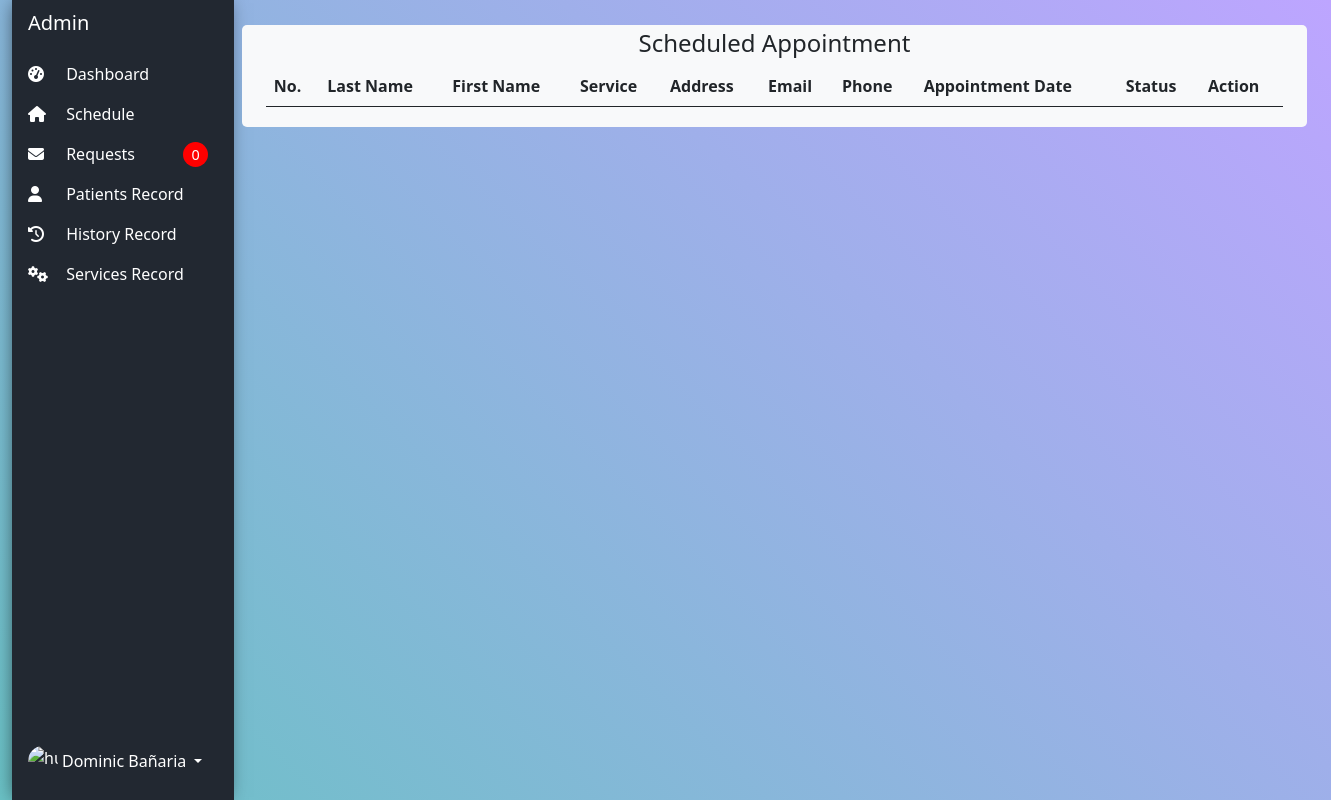
Before: /admin/index.php (signed in) with the older database file.
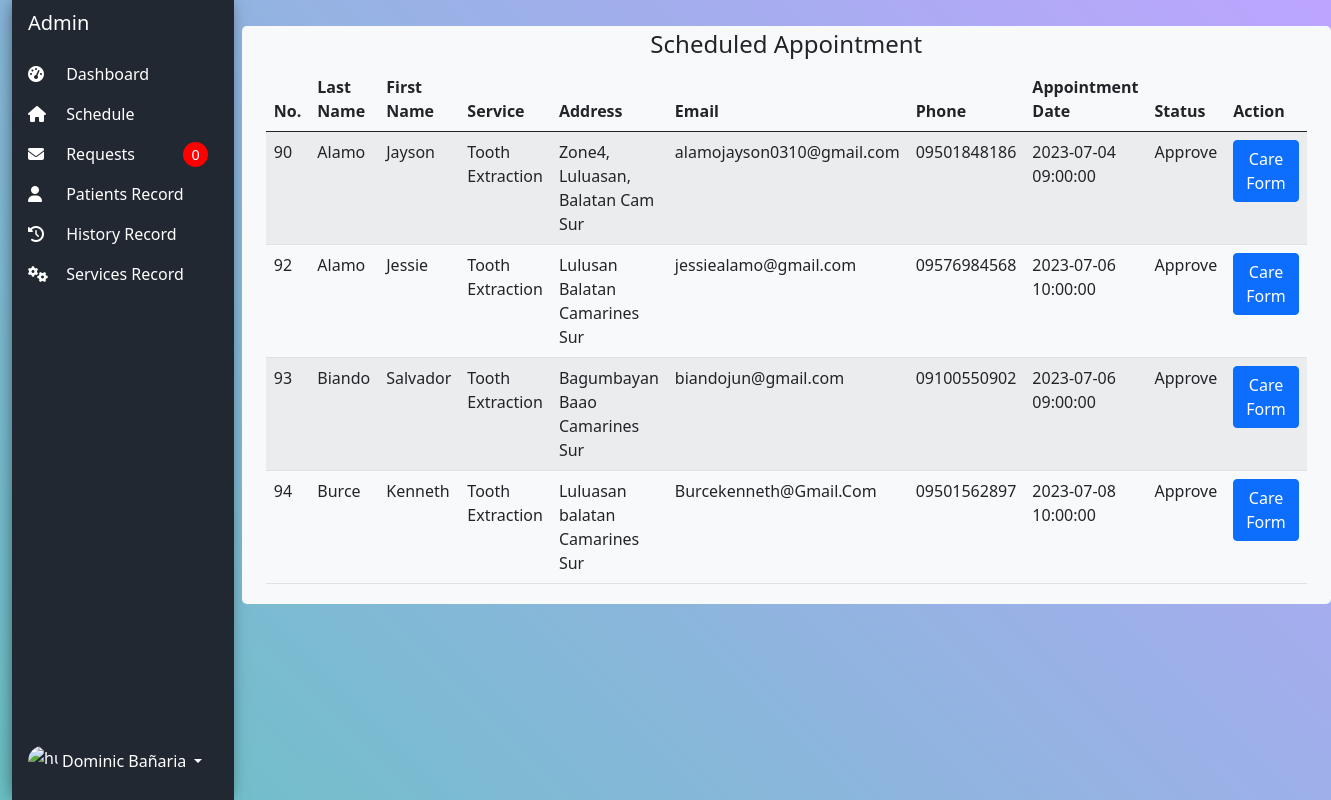
After: the same page with the newer database file.
### tables this page shows
CREATE TABLE `requests_tb` (
  `request_id` int(11) NOT NULL,
  `patient_id` int(11) NOT NULL,
  `service_id` int(11) NOT NULL,
  `firstName` varchar(100) NOT NULL,
  `middleName` varchar(100) NOT NULL,
  `lastName` varchar(100) NOT NULL,
  `address` varchar(255) NOT NULL,
  `email` varchar(100) DEFAULT NULL,
  `phone` varchar(11) NOT NULL,
  `appointment_date` datetime NOT NULL,
  `status` varchar(50) NOT NULL
);

CREATE TABLE `services_tb` (
  `service_id` int(100) NOT NULL,
  `service_name` varchar(50) DEFAULT NULL,
  `service_price` decimal(10,2) DEFAULT NULL
);

### admin/home.php (the view, shortened to what this page needs)
<!DOCTYPE html>
<html lang="en">
<body>
    <div class="col py-1">
        <div class="container-fluid bg-light edges">
            <div class="col py-1">
                <div>
                    <h4 style="text-align:center">Scheduled Appointment</h4>
                </div>
                <table id="example" class="table table-striped" style="width:100%">
                    <thead>
                        <tr>
                            <th>No.</th>
                            <th>Last Name</th>
                            <th>First Name</th>
                            <th>Service</th>
                            <th>Address</th>
                            <th>Email</th>
                            <th>Phone</th>
                            <th>Appointment Date</th>
                            <th>Status</th>
                            <th>Action</th>
                        </tr>
                    </thead>
                    <tbody>
                        <?php
                        $data = mysqli_query($conn, "SELECT r.*, s.service_name FROM requests_tb r INNER JOIN services_tb s ON r.service_id = s.service_id WHERE r.status = 'Approve'");
                        while ($row = mysqli_fetch_array($data)) {
                            echo "<tr>";
                            echo "<td>" . $row['request_id'] . "</td>";
                            echo "<td>" . $row['lastName'] . "</td>";
                            echo "<td>" . $row['firstName'] . "</td>";
                            echo "<td>" . $row['service_name'] . "</td>";
                            echo "<td>" . $row['address'] . "</td>";
                            echo "<td>" . $row['email'] . "</td>";
                            echo "<td>" . $row['phone'] . "</td>";
                            echo "<td>" . $row['appointment_date'] . "</td>";
                            echo "<td>" . $row['status'] . "</td>";
                            echo "<td>";
                            echo "<button type='button' class='btn btn-primary' data-bs-toggle='modal' data-bs-target='#changeStatusModal' data-bs-request-id='" . $row['request_id'] . "'>Care Form</button>";
                            echo "</td>";
                        }
                        ?>
                    </tbody>
                </table>
            </div>
        </div>
    </div>
</body>
</html>

Changed rows visible on the page:
added requests_tb: request_id "90", lastName "Alamo", firstName "Jayson", service.service_name "Tooth Extraction", address "Zone4, Luluasan, Balatan Cam Sur", email "alamojayson0310@gmail.com", phone "09501848186", appointment_date "2023-07-04 09:00:00", status "Approve"
added requests_tb: request_id "92", lastName "Alamo", firstName "Jessie", service.service_name "Tooth Extraction", address "Lulusan Balatan Camarines Sur", email "jessiealamo@gmail.com", phone "09576984568", appointment_date "2023-07-06 10:00:00", status "Approve"
added requests_tb: request_id "93", lastName "Biando", firstName "Salvador", service.service_name "Tooth Extraction", address "Bagumbayan Baao Camarines Sur", email "biandojun@gmail.com", phone "09100550902", appointment_date "2023-07-06 09:00:00", status "Approve"
added requests_tb: request_id "94", lastName "Burce", firstName "Kenneth", service.service_name "Tooth Extraction", address "Luluasan balatan Camarines Sur", email "Burcekenneth@Gmail.Com", phone "09501562897", appointment_date "2023-07-08 10:00:00", status "Approve"
